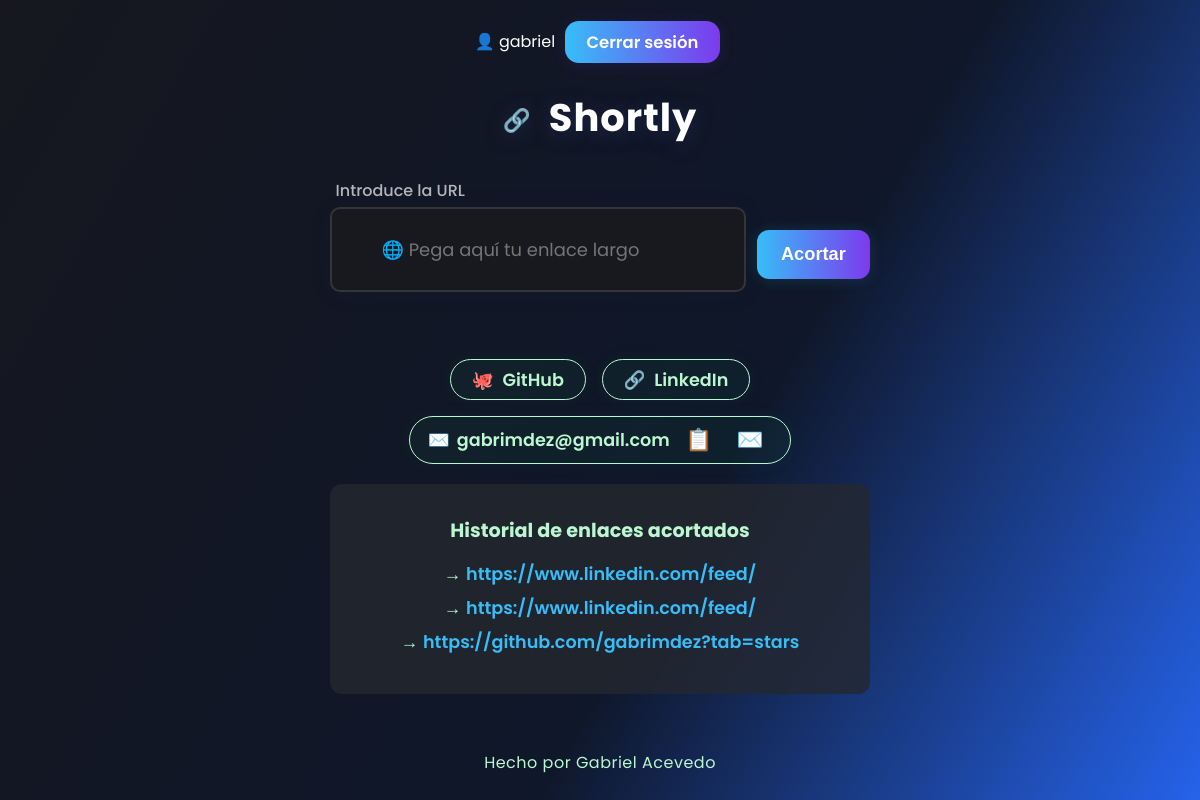
The app's page / (signed in) with its own data.
### main.py (models this page shows)
class User(db.Model, UserMixin):
    id = db.Column(db.Integer, primary_key=True)
    username = db.Column(db.String(80), unique=True, nullable=False)
    password = db.Column(db.String(120), nullable=False)

class Link(db.Model):
    id = db.Column(db.Integer, primary_key=True)
    original_url = db.Column(db.String(2048), nullable=False)
    short_code = db.Column(db.String(10), unique=True, nullable=False)
    user_id = db.Column(db.Integer, db.ForeignKey('user.id'), nullable=True)
    user = db.relationship('User', backref=db.backref('links', lazy=True))

### main.py (the view, shortened to what this page needs)
@app.route('/', methods=['GET', 'POST'])
def home():
    new_url = None
    link = None
    links = None
    if current_user.is_authenticated:
        links = Link.query.filter_by(user_id=current_user.id).all()
    return render_template("form.html", new_url=new_url, link=link, links=links)

### main.py (called while the page is built)
@login_manager.user_loader
def load_user(user_id):
    return User.query.get(int(user_id))

### templates/form.html (shortened to what this page needs)
<!DOCTYPE html>
<html lang="es">
  <head>
    <link
      rel="stylesheet"
      href="{{ url_for('static', filename='style.css') }}"
    />
  </head>
  <body>
    <div class="main-center">
      <main>
        <nav class="auth-nav">
          {% if current_user.is_authenticated %}
          <span class="auth-user">👤 {{ current_user.username }}</span>
          <a href="{{ url_for('logout') }}" class="auth-btn">Cerrar sesión</a>
          {% else %}
          <a href="{{ url_for('login') }}" class="auth-btn">Iniciar sesión</a>
          <a href="{{ url_for('register') }}" class="auth-btn">Registrarse</a>
          {% endif %}
        </nav>
        <h1><span class="icon">🔗</span> Shortly</h1>
        <form method="post" action="/" class="url-form" novalidate>
          <label for="url" class="custom-label">Introduce la URL</label>
          <div class="input-group">
            <input
              id="url"
              type="url"
              name="url"
              placeholder="🌐 Pega aquí tu enlace largo"
              required
              autocomplete="off"
              class="url-input"
            />
            <button type="submit" class="btn-submit">Acortar</button>
          </div>
        </form>
        <div id="message" class="message"></div>
        <div class="contact-links">
          <a
            href="https://github.com/gabrimdez"
            class="contact-btn"
            target="_blank"
            rel="noopener"
          >
            <span class="contact-icon">🐙</span> GitHub
          </a>
          <a
            href="https://www.linkedin.com/in/gabriel-acevedo-méndez-0582a4382/"
            class="contact-btn"
            target="_blank"
            rel="noopener"
          >
            <span class="contact-icon">🔗</span> LinkedIn
          </a>
          <div class="contact-btn email-btn">
            <span class="contact-icon">✉️</span>
            <span id="user-email">gabrimdez@gmail.com</span>
            <button
              class="btn-copy-email"
              id="btn-copy-email"
              title="Copiar correo"
              aria-label="Copiar correo"
            >
              📋
            </button>
            <button
              class="btn-send-email"
              id="btn-send-email"
              title="Enviar correo"
              aria-label="Enviar correo"
            >
              ✉️
            </button>
          </div>
        </div>
        {% if links %}
        <section class="history">
          <h2>Historial de enlaces acortados</h2>
          <ul>
            {% for link in links %}
            <li>
              →
              <a href="{{ link.original_url }}" target="_blank"
                >{{ link.original_url }}</a
              >
            </li>
            {% endfor %}
          </ul>
        </section>
        {% endif %}
      </main>
      <footer>
        Hecho por <span class="footer-highlight">Gabriel Acevedo</span>
      </footer>
    </div>
  </body>
</html>

### static/style.css (style rules this page uses)
body { font-family: 'Poppins', sans-serif; min-height: 100vh; margin: 0; padding: 0; background: linear-gradient(120deg, #16171f 0%, #0f172a 60%, #2563eb 100%); width: 100vw; }
.main-center { min-height: 100vh; min-width: 100vw; display: flex; flex-direction: column; align-items: center; justify-content: center; }
main { width: 100%; max-width: 540px; text-align: center; margin: 0 auto 1.5rem auto; padding-top: 2vh; }
h1 { margin-bottom: 2rem; font-weight: 700; font-size: 2.4rem; color: #fff; letter-spacing: 1px; text-shadow: 0 3px 18px #27346890; }
.icon { font-size: 1.4rem; vertical-align: middle; margin-right: 0.5rem; }
.url-form .custom-label { display: block; color: #b5b5bc; font-size: 1rem; font-weight: 500; margin-bottom: .3rem; text-align: left; margin-left: 0.35rem; }
.btn-submit { background: linear-gradient(90deg, #38bdf8 0%, #7c3aed 100%); color: #fff; border: none; padding: 0.82rem 1.35rem; border-radius: 10px; font-weight: bold; font-size: 1.05rem; cursor: pointer; box-shadow: 0 1px 18px #38bdf828; transition: background 0.3s; min-width: 100px; }
.message { text-align: center; margin-bottom: 1.2rem; height: 24px; font-weight: 600; font-size: 1rem; color: #bbf7d0; }
.contact-links { display: flex; flex-wrap: wrap; gap: 1rem; justify-content: center; margin-top: 1rem; }
.contact-btn, .email-btn { display: flex; align-items: center; gap: 0.5em; font-size: 1.1rem; background: rgba(34, 197, 94, 0.05); color: #bbf7d0; padding: .37em 1.18em; border: 1.5px solid #bbf7d0; border-radius: 24px; font-weight: 600; text-decoration: none; transition: background .21s, color .2s, border .18s; box-shadow: 0 0 18px #22c55e10; }
.email-btn { gap: 0.4em; padding: 0.37em 1em; user-select: none; justify-content: center; }
.btn-copy-email, .btn-send-email { background: none; border: none; color: #bbf7d0; font-size: 1.35rem; cursor: pointer; border-radius: 50%; padding: 0.15em 0.4em; transition: color 0.25s, background-color 0.25s; }
footer { color: #bbf7d0; font-size: 1rem; letter-spacing: 0.5px; text-align: center; width: 100vw; margin-top: 2rem; padding-bottom: 1.2rem; }
.history { background: #23272fcc; padding: 1em 1.5em; border-radius: 12px; margin-top: 1.3rem; color: #bbf7d0; }
.history h2 { margin-bottom: 0.7rem; font-weight: bold; font-size: 1.2rem; }
.history ul { list-style: none; padding-left: 0; max-height: 240px; overflow-y: auto; }
.history li { margin-bottom: 0.48rem; font-size: 1.1rem; }
.history a { color: #38bdf8; font-weight: 600; text-decoration: none; }
.btn-submit { margin-top: 0.6rem; width: 100%; background: linear-gradient(90deg, #38bdf8 0%, #7c3aed 100%); border: none; color: #fff; font-weight: bold; font-size: 1.14rem; padding: 0.83rem 0; border-radius: 12px; cursor: pointer; box-shadow: 0 1px 15px #38bdf828; transition: background 0.25s; }
.auth-btn { display: inline-block; background: linear-gradient(90deg, #38bdf8 0%, #7c3aed 100%); color: #fff !important; border: none; font-size: 1.03rem; font-weight: 600; text-decoration: none; padding: 0.5em 1.3em; border-radius: 14px; margin-left: 0.35rem; margin-right: 0.35rem; box-shadow: 0 2px 16px #7c3aed20; cursor: pointer; transition: background 0.15s, color 0.12s, box-shadow 0.12s; }
.input-group { position: relative; display: flex; align-items: center; gap: 0.7rem; justify-content: center; margin-bottom: 1.5rem; width: 100%; }
.url-input { flex: 1; padding: 0.82rem 1rem 0.82rem 3.1rem; border: 2px solid #34343a; border-radius: 10px; font-size: 1.12rem; background: #17191f; color: #eee; box-shadow: 0 2px 22px #1e293b18; transition: border-color 0.25s; font-family: inherit; height: 3.4rem; }
.auth-user { color: white; transition: color 0.25s; }

### records on screen
User: username "gabriel"
Link: original_url "https://www.linkedin.com/feed/"
Link: original_url "https://www.linkedin.com/feed/"
Link: original_url "https://github.com/gabrimdez?tab=stars"
